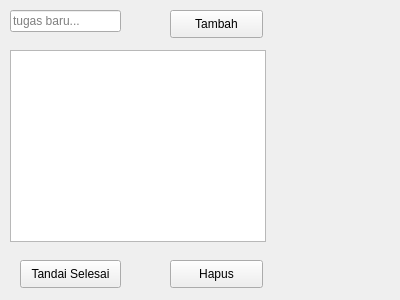
<?xml version="1.0" encoding="UTF-8"?>
<ui version="4.0">
 <class>TodoApp</class>
 <widget class="QWidget" name="TodoApp">
  <property name="geometry">
   <rect>
    <x>0</x>
    <y>0</y>
    <width>400</width>
    <height>300</height>
   </rect>
  </property>
  <property name="windowTitle">
   <string>To-Do List</string>
  </property>
  <widget class="QLineEdit" name="task_input">
   <property name="geometry">
    <rect>
     <x>10</x>
     <y>10</y>
     <width>111</width>
     <height>22</height>
    </rect>
   </property>
   <property name="placeholderText">
    <string>tugas baru...</string>
   </property>
  </widget>
  <widget class="QListWidget" name="task_list">
   <property name="geometry">
    <rect>
     <x>10</x>
     <y>50</y>
     <width>256</width>
     <height>192</height>
    </rect>
   </property>
  </widget>
  <widget class="QPushButton" name="add_btn">
   <property name="geometry">
    <rect>
     <x>170</x>
     <y>10</y>
     <width>93</width>
     <height>28</height>
    </rect>
   </property>
   <property name="text">
    <string>Tambah</string>
   </property>
  </widget>
  <widget class="QPushButton" name="complete_btn">
   <property name="geometry">
    <rect>
     <x>20</x>
     <y>260</y>
     <width>101</width>
     <height>28</height>
    </rect>
   </property>
   <property name="text">
    <string>Tandai Selesai</string>
   </property>
  </widget>
  <widget class="QPushButton" name="delete_btn">
   <property name="geometry">
    <rect>
     <x>170</x>
     <y>260</y>
     <width>93</width>
     <height>28</height>
    </rect>
   </property>
   <property name="text">
    <string>Hapus</string>
   </property>
  </widget>
 </widget>
 <resources/>
 <connections/>
</ui>
